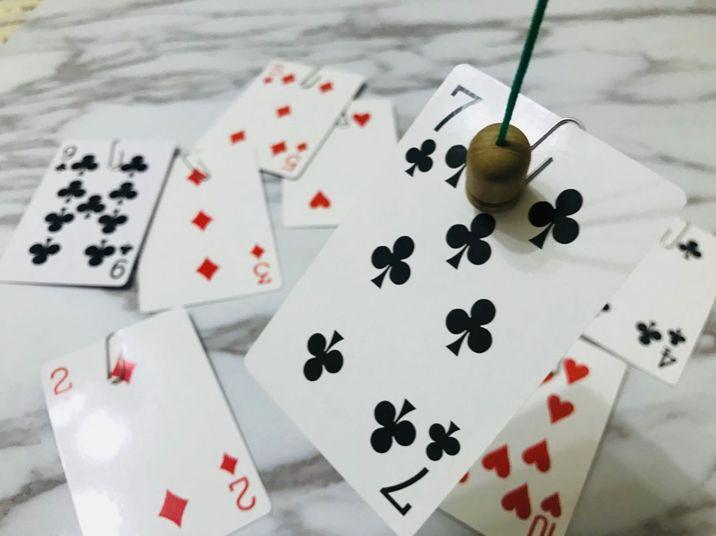
#> input picture Opencv-python_Test/opencv_cards/cards.jpg, 716 x 536 px
$ python getPerspective.py
#> lines starting #> are read from the running program, lines starting #| are printed output that depends on the picture
# -*- codeing = utf-8 -*-
# -*- coding: utf-8 -*-
# @Time    : 2021/3/25 10:25
# @Author  : 谭洋 202031001951
# @Email   : 1767774755@qq.com
# @File    : getPerspective.py
# @Software: PyCharm

import cv2
import numpy as np

img=cv2.imread("cards.jpg")
#> img is the input picture: shape (536, 716, 3); mean B, G, R 181.1, 183.8, 183.1
cv2.imshow("imput img",img)
width,hight = 250,350

pst1 = np.float32([[460,62],[689,196],[242,362],[408,529]])
pst2 = np.float32([[0,0],[width,0],[0,hight],[width,hight]])#进行透视变换矩阵
matrix = cv2.getPerspectiveTransform(pst1,pst2)  #进行变换
Perspect_img=cv2.warpPerspective(img,matrix,(width,hight))
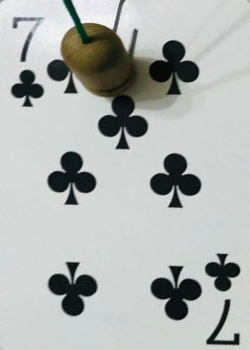
#> Perspect_img: shape (350, 250, 3); mean B, G, R 177.6, 179.8, 176.4
cv2.imshow("warpPerspective",Perspect_img)
cv2.waitKey(0)
##################################  图片堆叠
img=cv2.imread("cards.jpg")

img_hstack = np.hstack((img,img))#  必须有相同的通道数
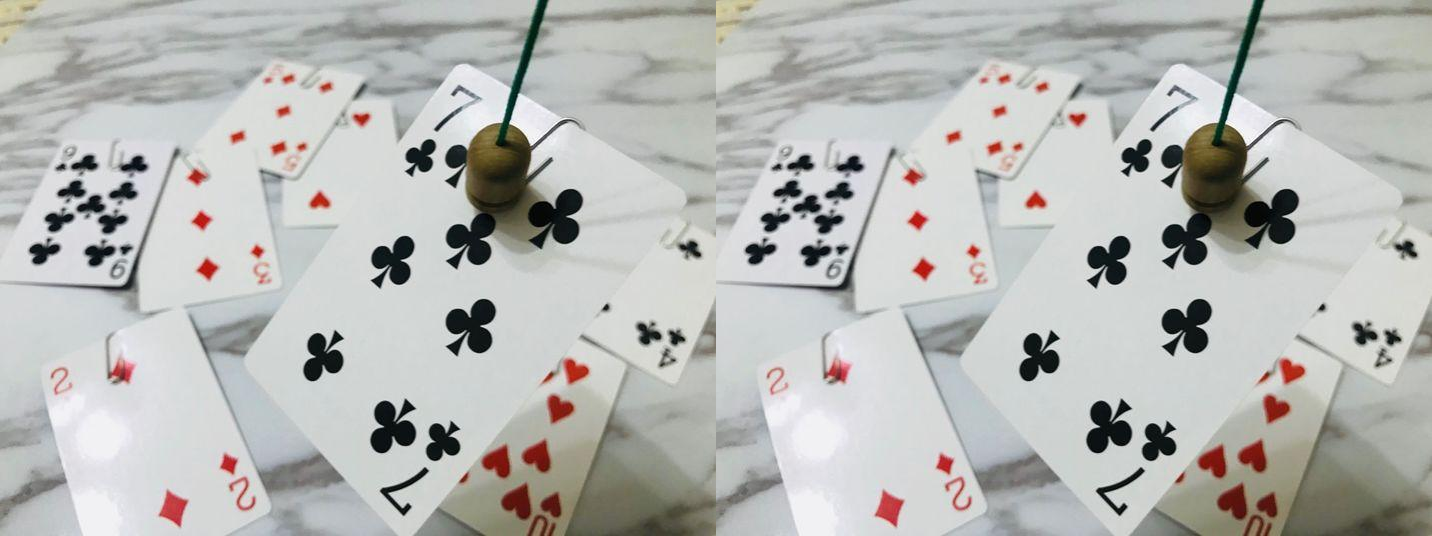
#> img_hstack: shape (536, 1432, 3); mean B, G, R 181.1, 183.8, 183.1
img_vstack = np.vstack((img,img))
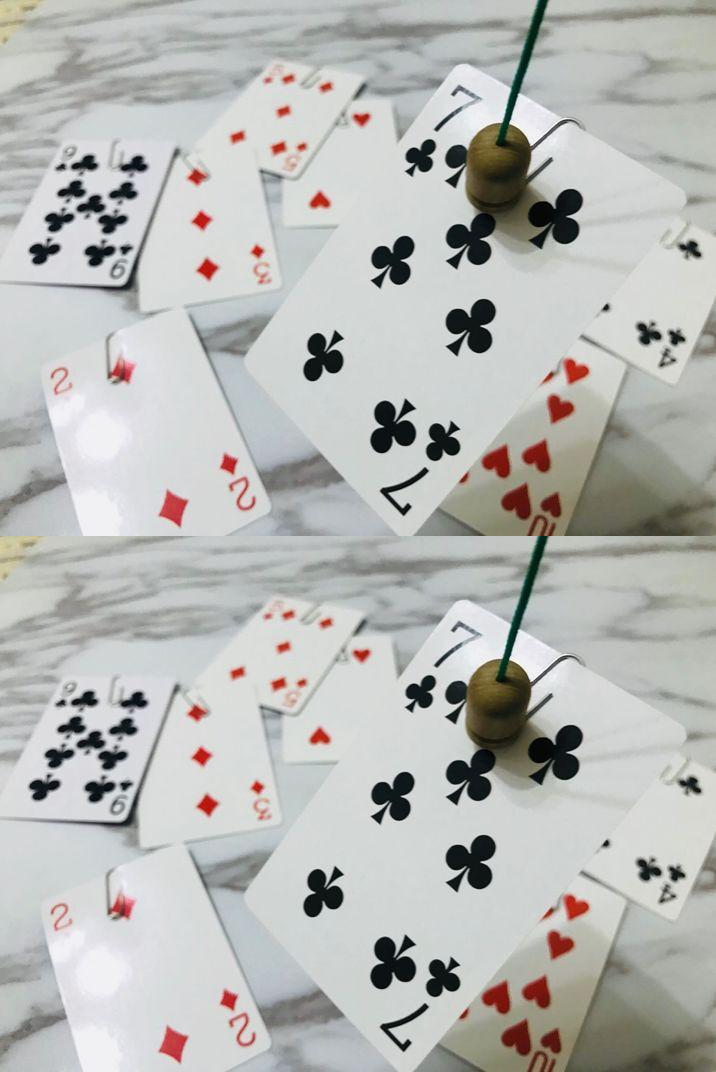
#> img_vstack: shape (1072, 716, 3); mean B, G, R 181.1, 183.8, 183.1
cv2.imshow('img_hstack',img_hstack)
cv2.imshow("vstack",img_vstack)
cv2.waitKey(0)
###################################颜色检测
img=cv2.imread("cards.jpg")

img_color_hsv=cv2.cvtColor(img,cv2.COLOR_BGR2HSV)
#> img_color_hsv: shape (536, 716, 3); mean H, S, V 71.7, 17.4, 187
cv2.imshow("COLOR_HSV",img_color_hsv)
cv2.waitKey(0)
